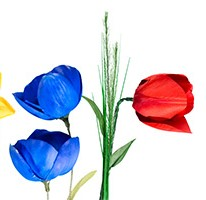
#> input picture opencv example/examples/Opencv2/r/r.jpg, 206 x 200 px
$ python mysift.py   (older library calls are emulated)
#> lines starting #> are read from the running program, lines starting #| are printed output that depends on the picture
"""

SIFT
Problem: OpenCV Need to be reinstalled
"""

import cv2
import numpy as np

img=cv2.imread('r.jpg')
#> img is the input picture: shape (200, 206, 3); mean B, G, R 221.3, 210.3, 211.1
gray=cv2.cvtColor(img,cv2.COLOR_BGR2GRAY)
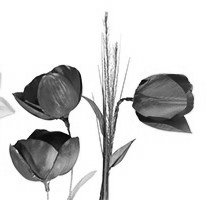
#> gray: shape (200, 206); min 5, max 255, mean 211.8

cv2.imshow('gray',gray)

sift=cv2.SIFT()
kp=sift.detect(gray,None)
#> kp = 154 keypoints; strongest (x, y, size): (127, 99, 2.8), (122, 100, 2.4), (55, 126, 9.3), (32, 96, 20)

img=cv2.drawKeypoints(gray,kp)
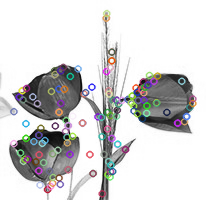
#> img: shape (200, 206, 3); mean of channels 0, 1, 2 211.5, 211.1, 211.6; drawn as B, G, R

cv2.imshow('sift',img)
cv2.imwrite('sift.jpg',img)

if cv2.waitKey(0) & 0xff==27:
#> (key Esc is pressed here)
    cv2.destroyAllWindows()
print('done')
